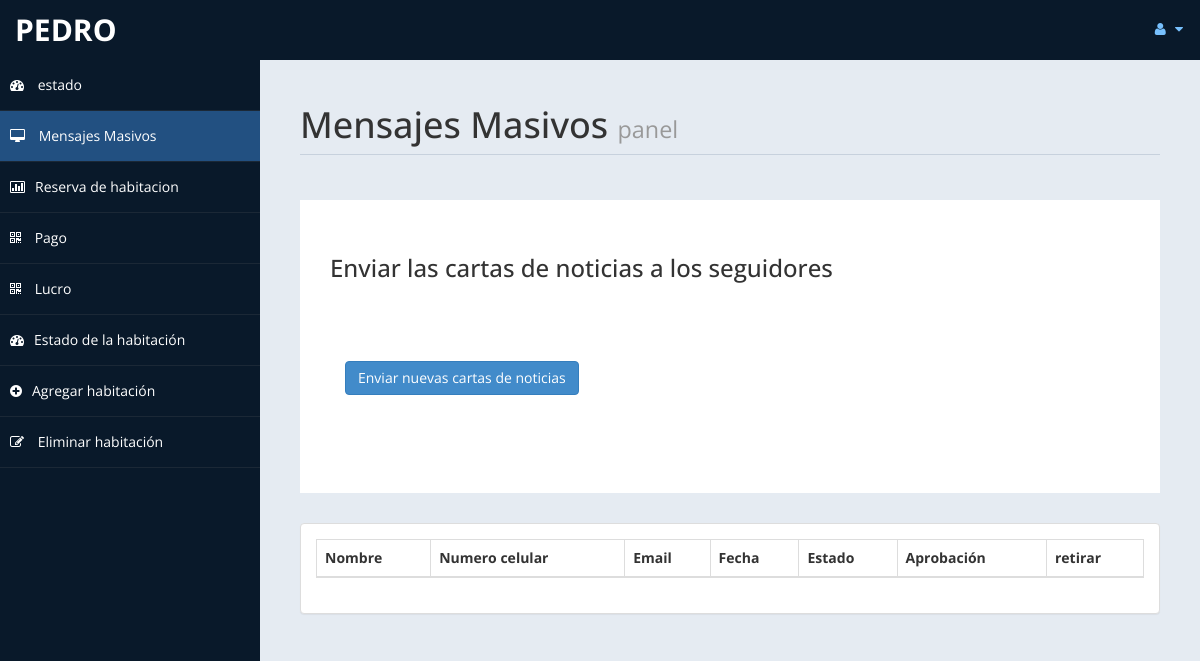
Before: /admin/messages.php (signed in) with the older database file.
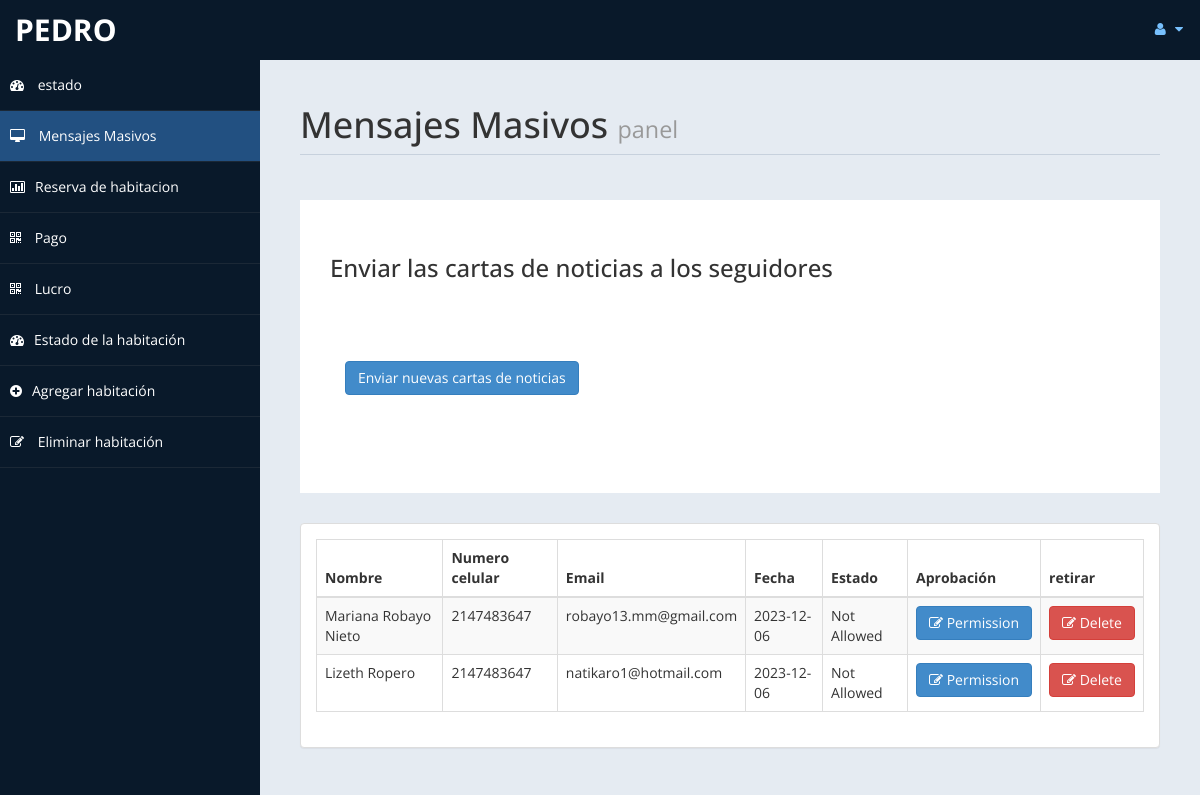
After: the same page with the newer database file.
### tables this page shows
CREATE TABLE `contact` (
  `id` int(10) UNSIGNED NOT NULL,
  `fullname` varchar(100) DEFAULT NULL,
  `phoneno` int(10) DEFAULT NULL,
  `email` text DEFAULT NULL,
  `cdate` date DEFAULT NULL,
  `approval` varchar(12) DEFAULT NULL
);

### admin/messages.php (the view, shortened to what the changed rows need)
<!DOCTYPE html>
<html xmlns="http://www.w3.org/1999/xhtml">
<head>
    <link href="assets/css/bootstrap.css" rel="stylesheet" />
    <link href="assets/css/font-awesome.css" rel="stylesheet" />
    <link href="assets/css/custom-styles.css" rel="stylesheet" />
    <link href="assets/js/dataTables/dataTables.bootstrap.css" rel="stylesheet" />
</head>
<body>
    <div id="wrapper">
        <div id="page-wrapper" >
            <div id="page-inner">
			 <div class="row">
                    <div class="col-md-12">
                        <h1 class="page-header">
                        Mensajes Masivos
<small> panel</small>
                        </h1>
                    </div>
                </div>
				 <?php
				include('db.php');
			   ?>
            </div>
               <?php
				$sql = "SELECT * FROM `contact`";
				$re = mysqli_query($con,$sql);
			   ?>
            <div class="row">
                <div class="col-md-12">
                    <div class="panel panel-default">
                        <div class="panel-body">
                            <div class="table-responsive">
                                <table class="table table-striped table-bordered table-hover" id="dataTables-example">
                                    <thead>
                                        <tr>
                                            <th>Nombre</th>
											<th>Numero celular</th>
                                            <th>Email</th>
                                            <th>Fecha</th>
											<th>Estado</th>
											<th>Aprobación</th>
											<th>retirar</th>
                                        </tr>
                                    </thead>
                                    <tbody>
									<?php
										while($row = mysqli_fetch_array($re))
										{
											$id = $row['id'];
											if($id % 2 ==1 )
											{
												echo"<tr class='gradeC'>
													<td>".$row['fullname']."</td>
													<td>".$row['phoneno']."</td>
													<td>".$row['email']."</td>
													<td>".$row['cdate']."</td>
													<td>".$row['approval']."</td>
													<td><a href=newsletter.php?eid=".$id ." <button class='btn btn-primary'> <i class='fa fa-edit' ></i> Permission</button></td>
													<td><a href=newsletterdel.php?eid=".$id ." <button class='btn btn-danger'> <i class='fa fa-edit' ></i> Delete</button></td>
												</tr>";
											}
											else
											{
												echo"<tr class='gradeU'>
													<td>".$row['fullname']."</td>
													<td>".$row['phoneno']."</td>
													<td>".$row['email']."</td>
													<td>".$row['cdate']."</td>
													<td>".$row['approval']."</td>
													<td><a href=newsletter.php?eid=".$id." <button class='btn btn-primary'> <i class='fa fa-edit' ></i> Permission</button></td>
													<td><a href=newsletterdel.php?eid=".$id ." <button class='btn btn-danger'> <i class='fa fa-edit' ></i> Delete </button></td>
												</tr>";
											}
										}
									?>
                                    </tbody>
                                </table>
                            </div>
                        </div>
                    </div>
                </div>
            </div>
                </div>
            </div>
</body>
</html>

Changed rows visible on the page:
added contact: fullname "Mariana Robayo Nieto", phoneno "2147483647", email "robayo13.mm@gmail.com", cdate "2023-12-06", approval "Not Allowed"
added contact: fullname "Lizeth Ropero", phoneno "2147483647", email "natikaro1@hotmail.com", cdate "2023-12-06", approval "Not Allowed"
